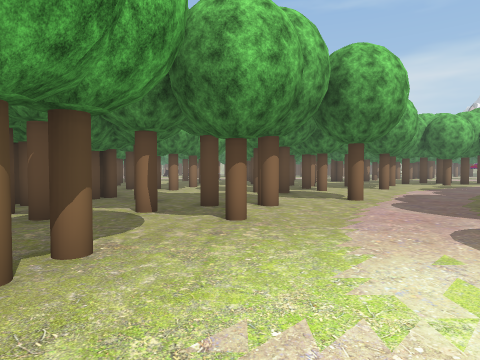
[1] (above)

23 first-person views from a walk through a Unity game level. The camera is 1.5 m above the floor, tilts 2° down and sees 75° across. The floor is counted in squares, 2 m on a side. Each view is taken from the middle of a square. On the plan, view 1 faces up. The plan holds only what a view shows up to about 10 squares ahead; the rest is blank. The place goes on beyond the plan. Some trees and plants on the terrain are drawn as simple stand-ins. The player is left out. Some animated figures are not drawn.

[2]
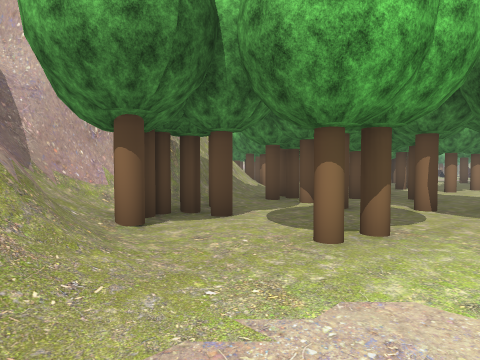

[3]
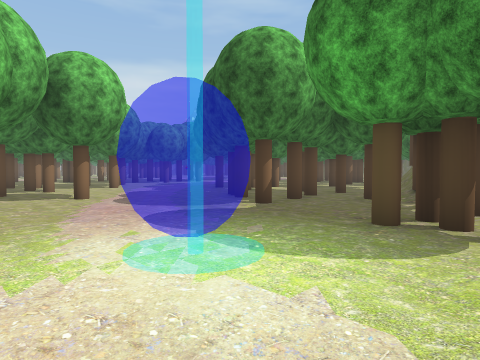

[4]
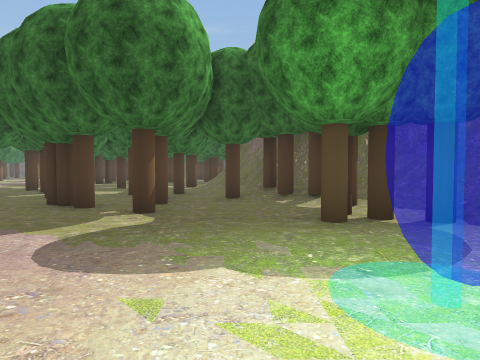

[5]
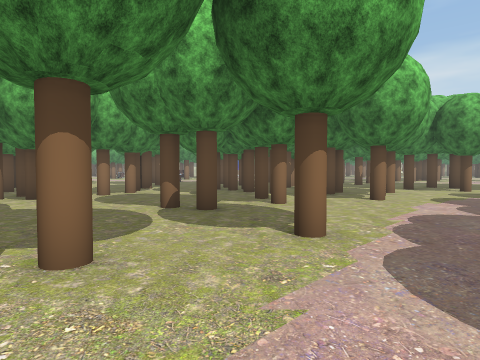

[6]
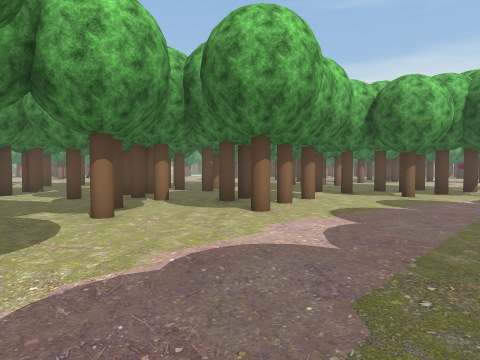

[7]
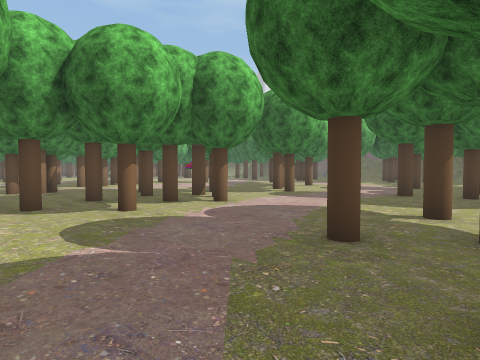

[8]
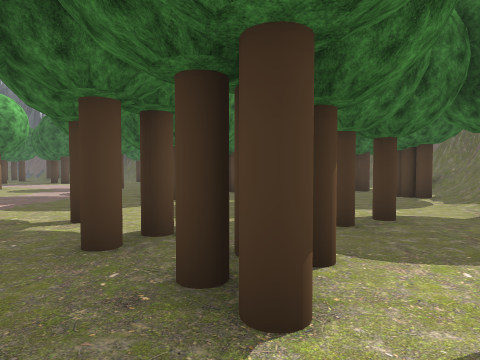

[9]
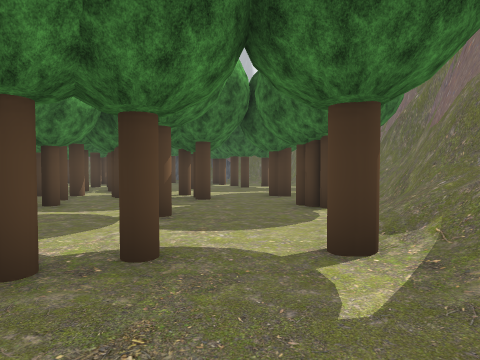

[10]
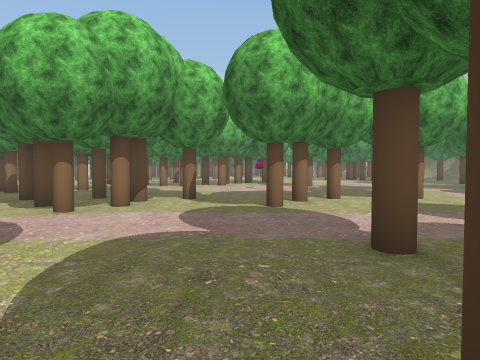

[11]
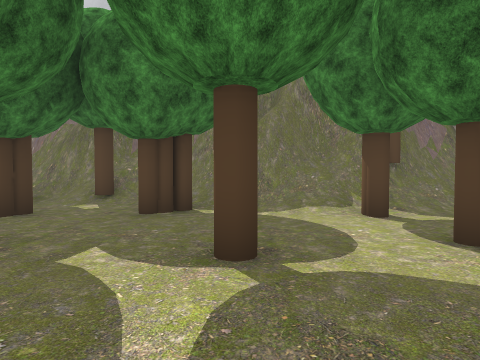

[12]
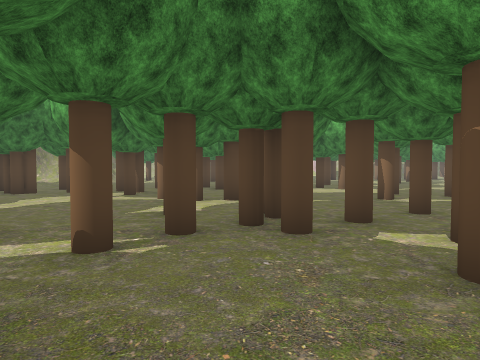

[13]
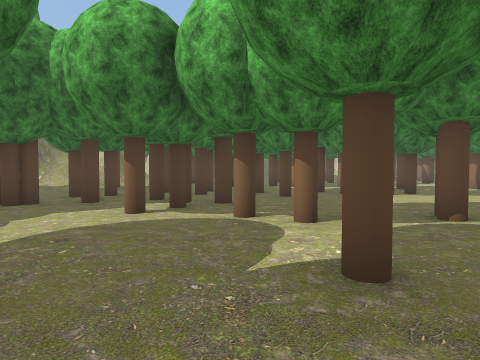

[14]
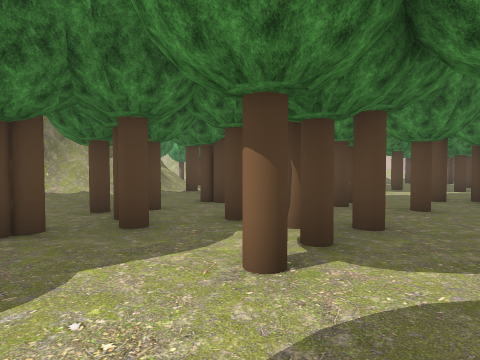

[15]
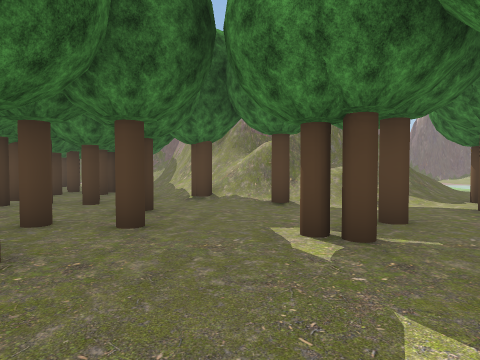

[16]
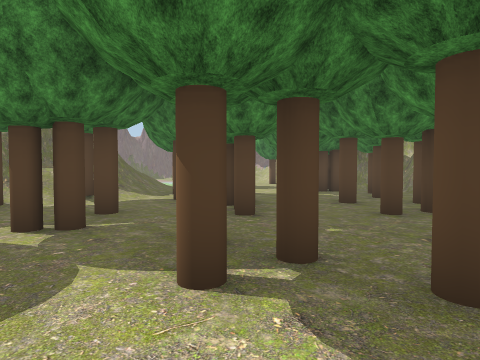

[17]
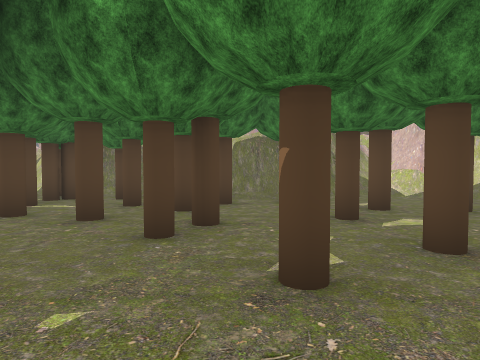

[18]
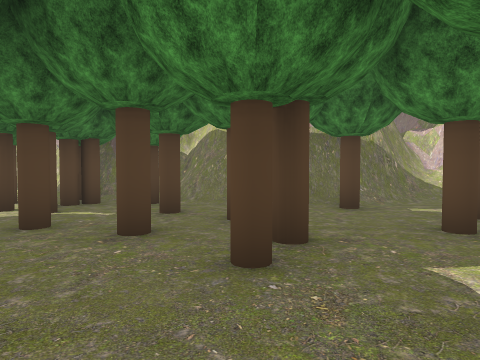

[19]
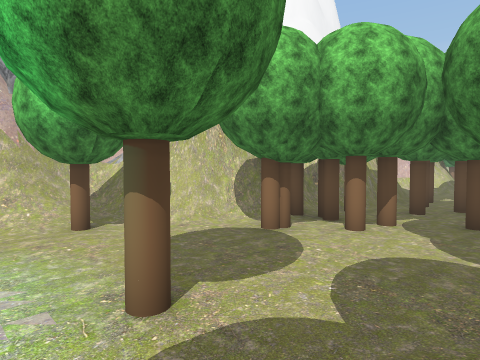

[20]
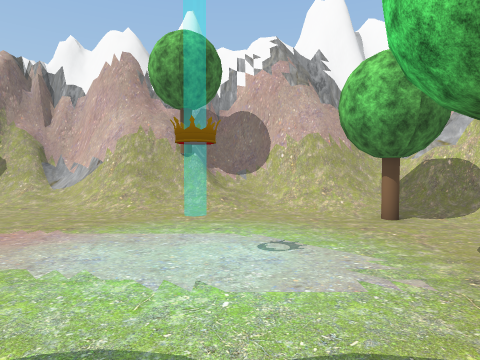

[21]
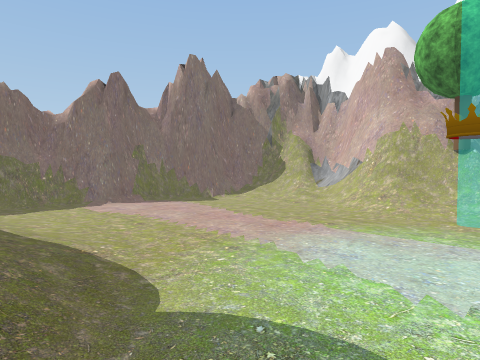

[22]
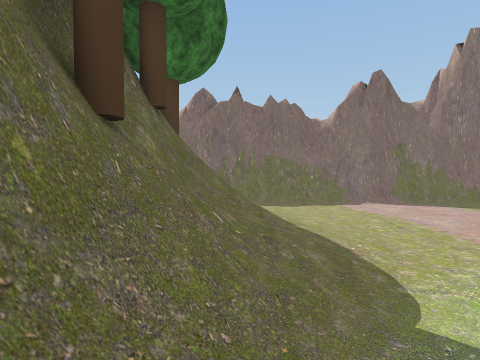

[23]
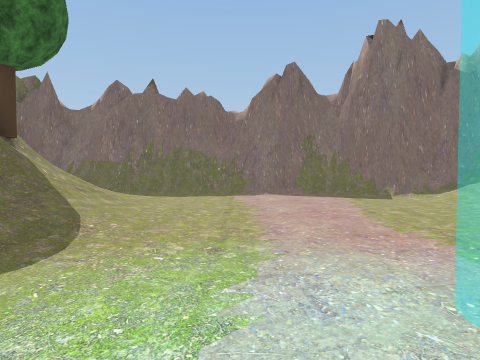

### Floor plan
Key: @ floor where view 1 was taken; # wall or solid block; . main floor; : floor 0.25 m higher than the main floor; + floor 0.5 m higher than the main floor; * floor 1.25 m higher than the main floor; / step, stairs or slope; = window, fence, low wall or low ledge; O other object.
Columns run from 25 left of view 1 to 19 right of it. Each row starts with its distance up from view 1.
 19      #..O...      .O..OO...      O...O.......
 18      ##..O.O.  O. O.......O.     ...........O
 17       #O....O.OO.. O......O.OO   ..OO..O..O.O
 16       #O..........O....O..OO... .O..O.O..O...
 15      ##.O.O...OO.......O...O........OO...O...
 14      #/.OO........OO...O..OOO.O.O..O.........
 13      #O.....O..O...O.O.O.......O............
 12      #O.OO.O..O..O.O.OO....O..O..........O.
 11     ##OO...O......O.O..O....O......O........
 10    ##/O...OO...O..O..O....O..........O...OO.O
  9   ###......O/O///O.OO.............O.OO...O.O.
  8  ##//.....//= ===OOO.OOO....O......OO......O
  7  #=/O.....///#### :.OO.O..O......O..OO..... O
  6  #=/....O/      ###OOO.OO.O....OO.....O.O..O.
  5 ##/...... /       #+OOO..O.....O..O..........
  4 #///..=.. /       ##/.........O.OOO...O/..O.O
  3 ##//....../#       #OO..O.........///////O...
  2  #//....../##      #O..O.........O/=######+O:
  1  #//.....//##      #OO....==..O.OO#####  ####
  0 ##/......//#       #==//.@....OOO##
 -1 #//......//           ///.///OO+*#
 -2 ==/......//O                  ####
 -3 #//......///
 -4 ##/......./
 -5  ###.......//
 -6    ############

Positions as (right, up) in squares from view 1, and headings:
1: (0, 0), facing up
2: (0, -1), facing up-left
3: (0, -1), facing up-right
4: (0, 2), facing right
5: (2, 4), facing up
6: (5, 6), facing up
7: (7, 9), facing up-right
8: (8, 8), facing right
9: (10, 5), facing right
10: (15, 9), facing up
11: (15, 9), facing down
12: (6, 15), facing left
13: (3, 13), facing left
14: (0, 11), facing left
15: (-9, 16), facing down
16: (-9, 17), facing down-left
17: (-11, 16), facing left
18: (-12, 15), facing left
19: (-15, 5), facing up-left
20: (-15, 4), facing left
21: (-15, 4), facing down-left
22: (-15, 4), facing down
23: (-18, 4), facing down
